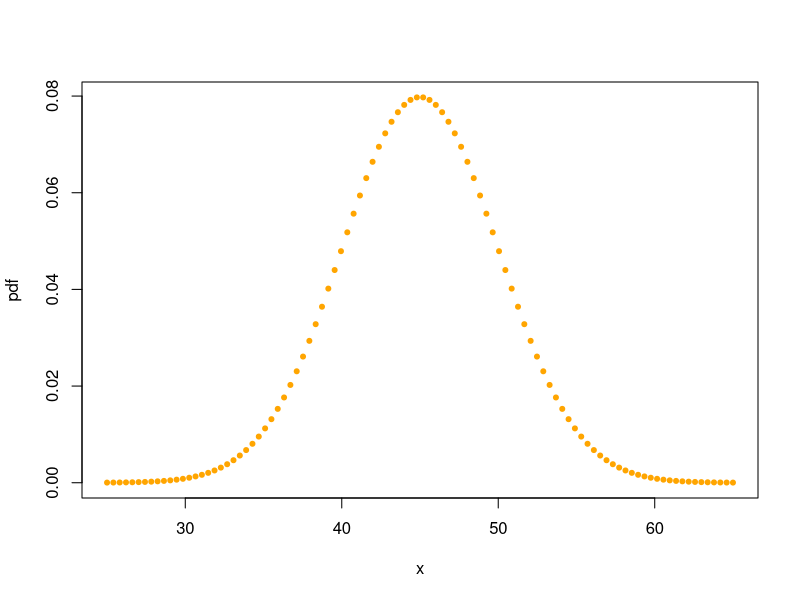
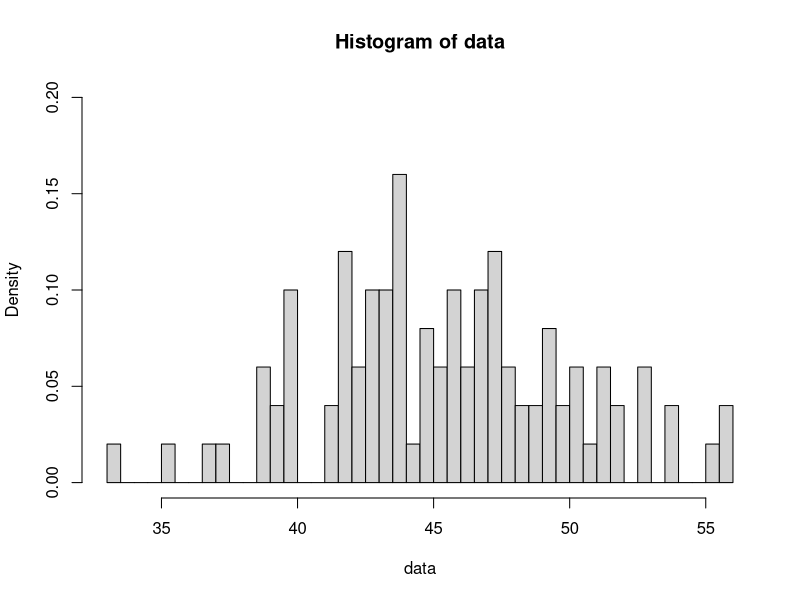

Generate these figures, in order, with R:
rata2 <- 45
stan_dev <- 5

# a. Fungsi probabilitas dari distribusi Normal P(x1 ≤ x ≤ x2), hitung z-scorenya dan-
# plot data bangkitan acaknya dalam bentuk grafik. Petunjuk (gunakan fungsi plot()).

# buat 100 data acak
set.seed(123)
data <- rnorm(100, mean=45, sd=5)

# buat array, hitung pdf
x <- seq(25, 65, length=100)
pdf <- dnorm(x, mean=rata2, sd=stan_dev)

# hitung nilai z
x1 <- 40
x2 <- 50
z1 <- (x1 - rata2) / stan_dev
z2 <- (x2 - rata2) / stan_dev
prob <- pnorm(z2) - pnorm(z1)
prob
# hasil = 0.6826895

# gambar grafik
plot(x,pdf,pch=20,col="orange")


# b. Gambarkan histogram dari distribusi Normal dengan breaks 50

hist(data, breaks = 50, prob = TRUE, ylim=c(0,0.2))


# c. Nilai varian (σ²) dari hasil data bangkitan acak distribusi Normal.

# varian dari 100 data acak
varian <- var(data)
varian
# keluaran hasil = 20.83082